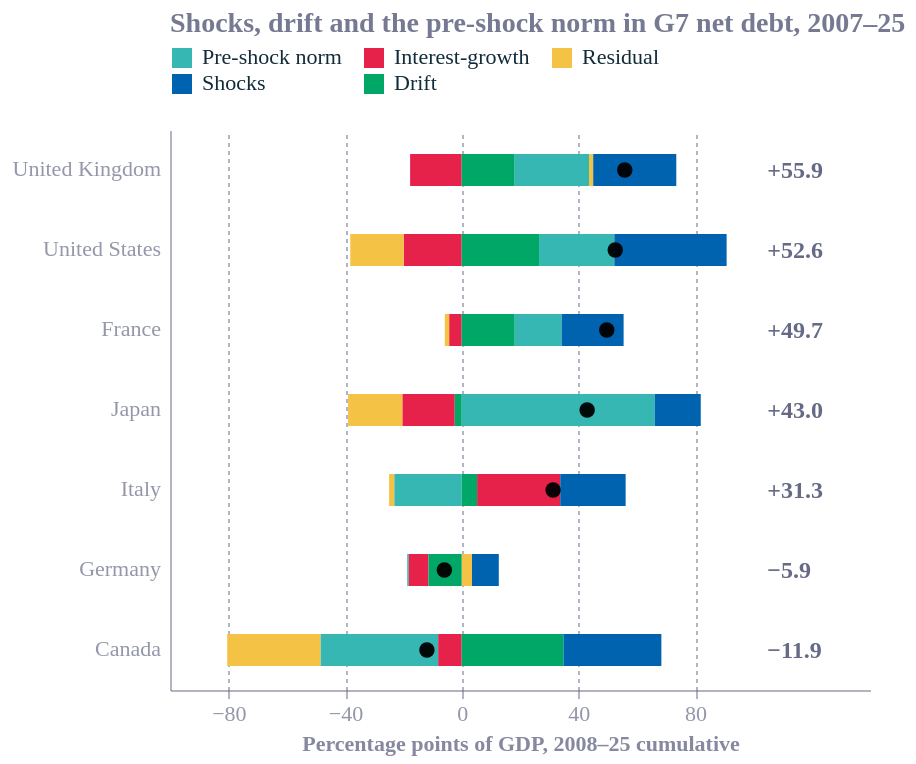

This figure's Vega-Lite source:
### Vega-Lite specification from a JSON file in a GitHub repository (floating-point values rounded to 4 significant figures)
{"config": {"font": "Circular Std", "text": {"color": "#676A86", "align": "left", "baseline": "middle", "dx": 7, "dy": 0, "fontSize": 11}, "view": {"stroke": null, "continuousWidth": 400, "continuousHeight": 300, "discreteWidth": 400, "discreteHeight": 300}, "range": {"category": ["#36B7B4", "#E6224B", "#F4C245", "#0063AF", "#00A767", "#179FDB", "#EB5C2E"], "diverging": ["#E6224B", "#E54753", "#C9C9C9", "#179FDB", "#122B39"], "heatmap": ["#C9C9C9", "#179FDB", "#0063AF", "#122B39"], "ordinal": ["#00A767", "#36B7B4", "#179FDB", "#0063AF", "#243B5A"]}, "bar": {"color": "#179fdb"}, "line": {"color": "#e6224b"}, "rule": {"color": "#676A86"}, "area": {"opacity": 0.3}, "point": {"filled": true, "size": 80, "color": "#e6224b", "opacity": 0.95}, "geoshape": {"stroke": "white", "strokeWidth": 0.3}, "rect": {"fill": "#d6d4d4", "opacity": 0.3}, "axis": {"labelColor": "#676A86", "labelFontSize": 11, "labelFont": "Circular Std", "labelOpacity": 0.7, "tickColor": "#676A86", "tickOpacity": 0.5, "domainColor": "#676A86", "domainOpacity": 0.5, "gridColor": "#676A86", "gridDash": [2, 2], "gridOpacity": 0.5, "title": null, "titleColor": "#676A86", "titleOpacity": 0.8, "tickSize": 4}, "axisXDiscrete": {"grid": false, "labelAngle": 0, "tickCount": 10, "tickOpacity": 0.5, "title": null}, "axisYDiscrete": {"ticks": false, "labelPadding": 5}, "axisXTemporal": {"grid": false, "ticks": true}, "axisXQuantitative": {"grid": true}, "axisYQuantitative": {"gridColor": "#676A86", "gridDash": [1, 5], "gridOpacity": 0.5, "ticks": false, "labelPadding": 5, "tickCount": 8, "titleAngle": 0, "titleAlign": "left", "titleBaseline": "bottom", "titleX": 0, "titleY": -5}, "title": {"color": "#676A86E6", "subtitleColor": "#676A86", "font": "Circular Std", "subtitleFont": "Circular Std", "anchor": "start", "fontSize": 14, "subtitleFontSize": 12, "subtitlePadding": 4, "offset": 0, "frame": "group"}, "legend": {"titleColor": "#122b39", "title": null, "labelColor": "#122b39", "labelFontSize": 11}}, "layer": [{"data": {"name": "data-5d749d86737160b643899fe439f0b117"}, "mark": {"type": "bar", "height": 16}, "encoding": {"color": {"field": "driver", "legend": {"columns": 3, "direction": "horizontal", "orient": "top"}, "sort": ["Pre-shock norm", "Interest-growth", "Residual", "Shocks", "Drift"], "title": null, "type": "nominal"}, "x": {"axis": {"values": [-80, -40, 0, 40, 80]}, "field": "pp", "scale": {"domain": [-90, 125]}, "title": "Percentage points of GDP, 2008–25 cumulative", "type": "quantitative"}, "y": {"field": "country", "sort": ["United Kingdom", "United States", "France", "Japan", "Italy", "Germany", "Canada"], "title": null, "type": "nominal"}}}, {"data": {"name": "data-3ec1165acaba062e6436702252c01530"}, "mark": {"type": "point", "color": "black", "filled": true, "size": 60}, "encoding": {"x": {"field": "Total", "type": "quantitative"}, "y": {"field": "country", "sort": ["United Kingdom", "United States", "France", "Japan", "Italy", "Germany", "Canada"], "type": "nominal"}}}, {"data": {"name": "data-3ec1165acaba062e6436702252c01530"}, "mark": {"type": "text", "align": "left", "fontSize": 12, "fontWeight": "bold"}, "encoding": {"text": {"field": "Total", "format": "+.1f", "type": "quantitative"}, "x": {"datum": 100}, "y": {"field": "country", "sort": ["United Kingdom", "United States", "France", "Japan", "Italy", "Germany", "Canada"], "type": "nominal"}}}], "height": 280, "title": "Shocks, drift and the pre-shock norm in G7 net debt, 2007–25", "width": 350, "$schema": "https://vega.github.io/schema/vega-lite/v6.4.1.json", "datasets": {"data-5d749d86737160b643899fe439f0b117": [{"country": "Canada", "Total": -11.92, "driver": "Pre-shock norm", "pp": -40.37}, {"country": "France", "Total": 49.74, "driver": "Pre-shock norm", "pp": 16.11}, {"country": "Germany", "Total": -5.932, "driver": "Pre-shock norm", "pp": -0.5112}, {"country": "Italy", "Total": 31.35, "driver": "Pre-shock norm", "pp": -23.11}, {"country": "Japan", "Total": 43.02, "driver": "Pre-shock norm", "pp": 66.2}, {"country": "United Kingdom", "Total": 55.91, "driver": "Pre-shock norm", "pp": 25.52}, {"country": "United States", "Total": 52.65, "driver": "Pre-shock norm", "pp": 25.8}, {"country": "Canada", "Total": -11.92, "driver": "Interest-growth", "pp": -8.052}, {"country": "France", "Total": 49.74, "driver": "Interest-growth", "pp": -4.294}, {"country": "Germany", "Total": -5.932, "driver": "Interest-growth", "pp": -6.779}, {"country": "Italy", "Total": 31.35, "driver": "Interest-growth", "pp": 28.51}, {"country": "Japan", "Total": 43.02, "driver": "Interest-growth", "pp": -17.97}, {"country": "United Kingdom", "Total": 55.91, "driver": "Interest-growth", "pp": -17.67}, {"country": "United States", "Total": 52.65, "driver": "Interest-growth", "pp": -19.85}, {"country": "Canada", "Total": -11.92, "driver": "Residual", "pp": -31.96}, {"country": "France", "Total": 49.74, "driver": "Residual", "pp": -1.488}, {"country": "Germany", "Total": -5.932, "driver": "Residual", "pp": 3.542}, {"country": "Italy", "Total": 31.35, "driver": "Residual", "pp": -1.766}, {"country": "Japan", "Total": 43.02, "driver": "Residual", "pp": -18.61}, {"country": "United Kingdom", "Total": 55.91, "driver": "Residual", "pp": 1.435}, {"country": "United States", "Total": 52.65, "driver": "Residual", "pp": -18.34}, {"country": "Canada", "Total": -11.92, "driver": "Shocks", "pp": 33.61}, {"country": "France", "Total": 49.74, "driver": "Shocks", "pp": 21.25}, {"country": "Germany", "Total": -5.932, "driver": "Shocks", "pp": 9.187}, {"country": "Italy", "Total": 31.35, "driver": "Shocks", "pp": 22.43}, {"country": "Japan", "Total": 43.02, "driver": "Shocks", "pp": 15.77}, {"country": "United Kingdom", "Total": 55.91, "driver": "Shocks", "pp": 28.49}, {"country": "United States", "Total": 52.65, "driver": "Shocks", "pp": 38.5}, {"country": "Canada", "Total": -11.92, "driver": "Drift", "pp": 34.85}, {"country": "France", "Total": 49.74, "driver": "Drift", "pp": 18.17}, {"country": "Germany", "Total": -5.932, "driver": "Drift", "pp": -11.37}, {"country": "Italy", "Total": 31.35, "driver": "Drift", "pp": 5.287}, {"country": "Japan", "Total": 43.02, "driver": "Drift", "pp": -2.37}, {"country": "United Kingdom", "Total": 55.91, "driver": "Drift", "pp": 18.15}, {"country": "United States", "Total": 52.65, "driver": "Drift", "pp": 26.54}], "data-3ec1165acaba062e6436702252c01530": [{"country": "Canada", "Total": -11.92}, {"country": "France", "Total": 49.74}, {"country": "Germany", "Total": -5.932}, {"country": "Italy", "Total": 31.35}, {"country": "Japan", "Total": 43.02}, {"country": "United Kingdom", "Total": 55.91}, {"country": "United States", "Total": 52.65}]}}
